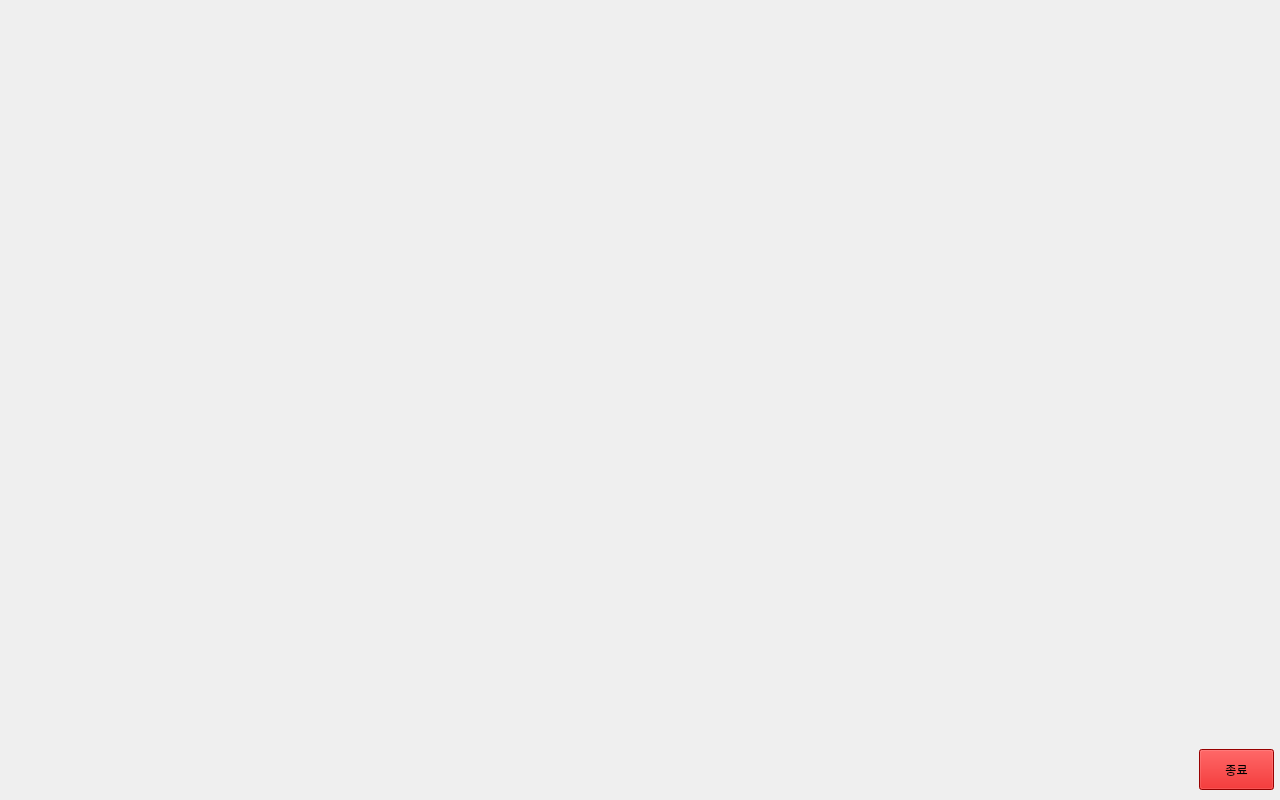
<?xml version="1.0" encoding="UTF-8"?>
<ui version="4.0">
 <class>MainWindow</class>
 <widget class="QMainWindow" name="MainWindow">
  <property name="geometry">
   <rect>
    <x>0</x>
    <y>0</y>
    <width>1280</width>
    <height>800</height>
   </rect>
  </property>
  <property name="minimumSize">
   <size>
    <width>1280</width>
    <height>800</height>
   </size>
  </property>
  <property name="windowTitle">
   <string>MainWindow</string>
  </property>
  <property name="animated">
   <bool>true</bool>
  </property>
  <widget class="QWidget" name="centralwidget">
   <property name="minimumSize">
    <size>
     <width>1280</width>
     <height>800</height>
    </size>
   </property>
   <property name="maximumSize">
    <size>
     <width>16777215</width>
     <height>16777215</height>
    </size>
   </property>
   <layout class="QGridLayout" name="gridLayout">
    <item row="0" column="0">
     <widget class="QStackedWidget" name="stackedWidget">
      <property name="minimumSize">
       <size>
        <width>1280</width>
        <height>800</height>
       </size>
      </property>
      <property name="styleSheet">
       <string notr="true"/>
      </property>
      <property name="currentIndex">
       <number>2</number>
      </property>
      <widget class="QWidget" name="preference1">
       <widget class="QLabel" name="background1">
        <property name="geometry">
         <rect>
          <x>0</x>
          <y>0</y>
          <width>1280</width>
          <height>800</height>
         </rect>
        </property>
        <property name="minimumSize">
         <size>
          <width>1280</width>
          <height>800</height>
         </size>
        </property>
        <property name="text">
         <string/>
        </property>
        <property name="pixmap">
         <pixmap resource="resources.qrc">:/preference/001.png</pixmap>
        </property>
       </widget>
       <widget class="QPushButton" name="elec">
        <property name="geometry">
         <rect>
          <x>210</x>
          <y>300</y>
          <width>151</width>
          <height>151</height>
         </rect>
        </property>
        <property name="styleSheet">
         <string notr="true">background-color:rgb(214, 226, 232);</string>
        </property>
        <property name="text">
         <string/>
        </property>
        <property name="icon">
         <iconset resource="resources.qrc">
          <normaloff>:/button/KakaoTalk_20250820_112752795.png</normaloff>:/button/KakaoTalk_20250820_112752795.png</iconset>
        </property>
        <property name="iconSize">
         <size>
          <width>150</width>
          <height>150</height>
         </size>
        </property>
       </widget>
       <widget class="QPushButton" name="big">
        <property name="geometry">
         <rect>
          <x>390</x>
          <y>300</y>
          <width>151</width>
          <height>151</height>
         </rect>
        </property>
        <property name="styleSheet">
         <string notr="true">background-color:rgb(214, 226, 232);</string>
        </property>
        <property name="text">
         <string/>
        </property>
        <property name="icon">
         <iconset resource="resources.qrc">
          <normaloff>:/button/KakaoTalk_20250820_112752795_02.png</normaloff>:/button/KakaoTalk_20250820_112752795_02.png</iconset>
        </property>
        <property name="iconSize">
         <size>
          <width>150</width>
          <height>150</height>
         </size>
        </property>
       </widget>
       <widget class="QPushButton" name="handicap">
        <property name="geometry">
         <rect>
          <x>210</x>
          <y>490</y>
          <width>151</width>
          <height>151</height>
         </rect>
        </property>
        <property name="styleSheet">
         <string notr="true">background-color:rgb(214, 226, 232);</string>
        </property>
        <property name="text">
         <string/>
        </property>
        <property name="icon">
         <iconset resource="resources.qrc">
          <normaloff>:/button/KakaoTalk_20250820_112752795_03.png</normaloff>:/button/KakaoTalk_20250820_112752795_03.png</iconset>
        </property>
        <property name="iconSize">
         <size>
          <width>150</width>
          <height>150</height>
         </size>
        </property>
       </widget>
       <widget class="QPushButton" name="small">
        <property name="geometry">
         <rect>
          <x>390</x>
          <y>490</y>
          <width>151</width>
          <height>151</height>
         </rect>
        </property>
        <property name="styleSheet">
         <string notr="true">background-color:rgb(214, 226, 232);</string>
        </property>
        <property name="text">
         <string/>
        </property>
        <property name="icon">
         <iconset resource="resources.qrc">
          <normaloff>:/button/KakaoTalk_20250820_112752795_01.png</normaloff>:/button/KakaoTalk_20250820_112752795_01.png</iconset>
        </property>
        <property name="iconSize">
         <size>
          <width>150</width>
          <height>150</height>
         </size>
        </property>
       </widget>
      </widget>
      <widget class="QWidget" name="preference2">
       <widget class="QLabel" name="background2">
        <property name="geometry">
         <rect>
          <x>0</x>
          <y>0</y>
          <width>1280</width>
          <height>800</height>
         </rect>
        </property>
        <property name="minimumSize">
         <size>
          <width>1280</width>
          <height>800</height>
         </size>
        </property>
        <property name="text">
         <string/>
        </property>
        <property name="pixmap">
         <pixmap resource="resources.qrc">:/preference/002.png</pixmap>
        </property>
       </widget>
       <widget class="QPushButton" name="Entrance">
        <property name="geometry">
         <rect>
          <x>200</x>
          <y>290</y>
          <width>391</width>
          <height>101</height>
         </rect>
        </property>
        <property name="font">
         <font>
          <pointsize>36</pointsize>
         </font>
        </property>
        <property name="styleSheet">
         <string notr="true">background-color: rgb(112, 177, 186);</string>
        </property>
        <property name="text">
         <string>Entrance</string>
        </property>
       </widget>
       <widget class="QPushButton" name="Exit">
        <property name="geometry">
         <rect>
          <x>200</x>
          <y>410</y>
          <width>391</width>
          <height>101</height>
         </rect>
        </property>
        <property name="font">
         <font>
          <pointsize>36</pointsize>
         </font>
        </property>
        <property name="styleSheet">
         <string notr="true">background-color: rgb(112, 177, 186);</string>
        </property>
        <property name="text">
         <string>Exit</string>
        </property>
       </widget>
       <widget class="QPushButton" name="Mall">
        <property name="geometry">
         <rect>
          <x>200</x>
          <y>530</y>
          <width>391</width>
          <height>101</height>
         </rect>
        </property>
        <property name="font">
         <font>
          <pointsize>36</pointsize>
         </font>
        </property>
        <property name="styleSheet">
         <string notr="true">background-color: rgb(112, 177, 186);</string>
        </property>
        <property name="text">
         <string>Mall</string>
        </property>
       </widget>
      </widget>
      <widget class="QWidget" name="navi">
       <property name="minimumSize">
        <size>
         <width>1280</width>
         <height>800</height>
        </size>
       </property>
       <property name="styleSheet">
        <string notr="true"/>
       </property>
       <widget class="QLabel" name="car">
        <property name="geometry">
         <rect>
          <x>200</x>
          <y>540</y>
          <width>151</width>
          <height>131</height>
         </rect>
        </property>
        <property name="text">
         <string/>
        </property>
        <property name="pixmap">
         <pixmap resource="resources.qrc">:/car/free-icon-car-1047003.png</pixmap>
        </property>
        <property name="scaledContents">
         <bool>true</bool>
        </property>
       </widget>
       <widget class="QLabel" name="map">
        <property name="geometry">
         <rect>
          <x>0</x>
          <y>0</y>
          <width>1280</width>
          <height>800</height>
         </rect>
        </property>
        <property name="minimumSize">
         <size>
          <width>1280</width>
          <height>800</height>
         </size>
        </property>
        <property name="text">
         <string/>
        </property>
        <property name="pixmap">
         <pixmap resource="resources.qrc">:/parkinglot/003.png</pixmap>
        </property>
        <property name="scaledContents">
         <bool>false</bool>
        </property>
       </widget>
       <widget class="QPushButton" name="terminate">
        <property name="geometry">
         <rect>
          <x>1190</x>
          <y>740</y>
          <width>75</width>
          <height>41</height>
         </rect>
        </property>
        <property name="styleSheet">
         <string notr="true">background-color:rgb(211, 0, 0);</string>
        </property>
        <property name="text">
         <string>종료</string>
        </property>
       </widget>
       <zorder>map</zorder>
       <zorder>car</zorder>
       <zorder>terminate</zorder>
      </widget>
     </widget>
    </item>
   </layout>
  </widget>
 </widget>
 <resources>
  <include location="resources.qrc"/>
 </resources>
 <connections>
  <connection>
   <sender>big</sender>
   <signal>clicked()</signal>
   <receiver>MainWindow</receiver>
   <slot>save_type()</slot>
   <hints>
    <hint type="sourcelabel">
     <x>480</x>
     <y>388</y>
    </hint>
    <hint type="destinationlabel">
     <x>490</x>
     <y>-107</y>
    </hint>
   </hints>
  </connection>
  <connection>
   <sender>Entrance</sender>
   <signal>clicked()</signal>
   <receiver>MainWindow</receiver>
   <slot>save_near()</slot>
   <hints>
    <hint type="sourcelabel">
     <x>491</x>
     <y>346</y>
    </hint>
    <hint type="destinationlabel">
     <x>470</x>
     <y>-56</y>
    </hint>
   </hints>
  </connection>
  <connection>
   <sender>terminate</sender>
   <signal>clicked()</signal>
   <receiver>MainWindow</receiver>
   <slot>terminate()</slot>
   <hints>
    <hint type="sourcelabel">
     <x>1229</x>
     <y>765</y>
    </hint>
    <hint type="destinationlabel">
     <x>1531</x>
     <y>751</y>
    </hint>
   </hints>
  </connection>
 </connections>
 <slots>
  <signal>wefi()</signal>
  <slot>terminate()</slot>
  <slot>save_type()</slot>
  <slot>save_near()</slot>
 </slots>
</ui>
